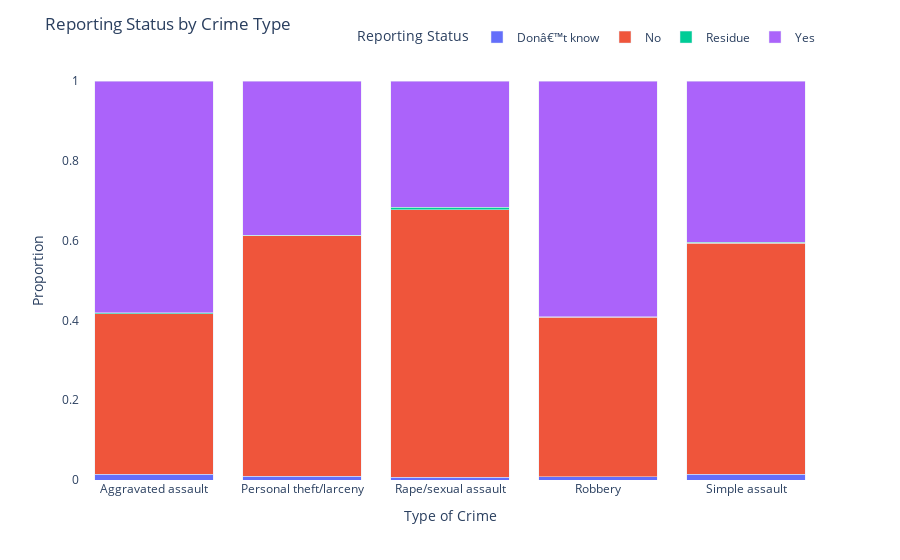
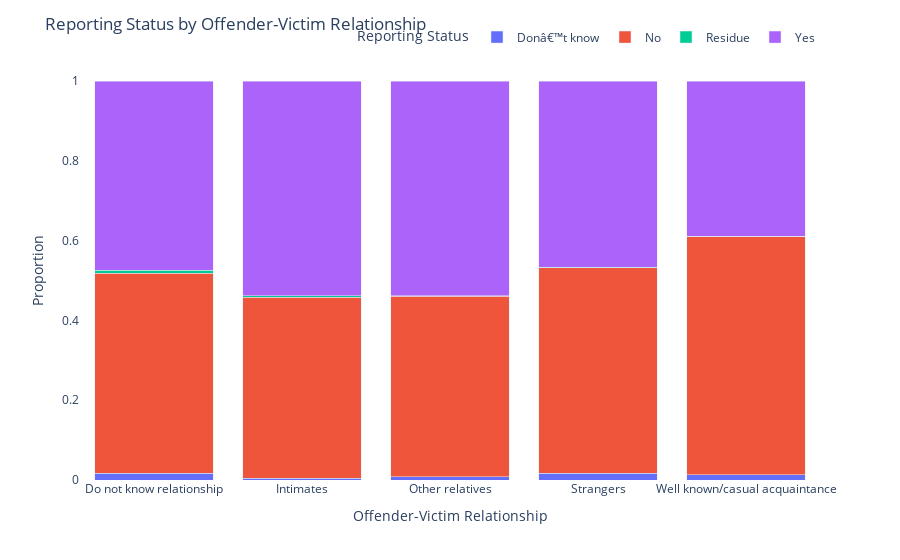

Notebook source saved alongside these figures, in order:
### Markdown cell above
<h3> Q1:  Which type of non-fatal crime is the most under-reported? Is there an association between the offender-victim relationship and the likelihood of a crime being reported? (reported: ie, police notified at time of occurrence)

### Code cell
# Function to create and customize bar plot
def create_bar_plot(data, title, x_title, y_title):
    fig = px.bar(data, barmode='stack')

    fig.update_layout(
        title=title,
        xaxis_title=x_title,
        yaxis_title=y_title,
        legend_title="Reporting Status",
        legend=dict(
            orientation="h",
            yanchor="bottom",
            y=1.02,
            xanchor="right",
            x=1
        ),
        plot_bgcolor='white',  # Set plot background color to white
        bargap=0.2,  # Add gap between bars
        font=dict(size=12)  # Set font size for text
    )

    fig.show()

# 1. Which type of non-fatal crime is the most under-reported?
reported_by_crime_type = pers_vectimdf.groupby("type-of-crime")["reporting-to-police"].value_counts(normalize=True).unstack()
create_bar_plot(reported_by_crime_type, "Reporting Status by Crime Type", "Type of Crime", "Proportion")

# 2. Is there an association between the offender-victim relationship and the likelihood of a crime being reported?
reported_by_relationship = pers_vectimdf.groupby('victim-offender-relationship')['reporting-to-police'].value_counts(normalize=True).unstack()
create_bar_plot(reported_by_relationship, "Reporting Status by Offender-Victim Relationship", "Offender-Victim Relationship", "Proportion")

### Figure 1 — Plotly figure (JSON) as saved in the notebook; plotly's stock layout.template omitted (floating-point values rounded to 4 significant figures)
{"data": [{"alignmentgroup": "True", "hovertemplate": "reporting-to-police=Donâ€™t know<br>type-of-crime=%{x}<br>value=%{y}<extra></extra>", "legendgroup": "Donâ€™t know", "marker": {"color": "#636efa", "pattern": {"shape": ""}}, "name": "Donâ€™t know", "offsetgroup": "Donâ€™t know", "orientation": "v", "showlegend": true, "textposition": "auto", "type": "bar", "x": ["Aggravated assault", "Personal theft/larceny", "Rape/sexual assault", "Robbery", "Simple assault"], "xaxis": "x", "y": [0.01501, 0.009082, 0.006567, 0.008285, 0.01468], "yaxis": "y"}, {"alignmentgroup": "True", "hovertemplate": "reporting-to-police=No<br>type-of-crime=%{x}<br>value=%{y}<extra></extra>", "legendgroup": "No", "marker": {"color": "#EF553B", "pattern": {"shape": ""}}, "name": "No", "offsetgroup": "No", "orientation": "v", "showlegend": true, "textposition": "auto", "type": "bar", "x": ["Aggravated assault", "Personal theft/larceny", "Rape/sexual assault", "Robbery", "Simple assault"], "xaxis": "x", "y": [0.4022, 0.6028, 0.6701, 0.4, 0.5792], "yaxis": "y"}, {"alignmentgroup": "True", "hovertemplate": "reporting-to-police=Residue<br>type-of-crime=%{x}<br>value=%{y}<extra></extra>", "legendgroup": "Residue", "marker": {"color": "#00cc96", "pattern": {"shape": ""}}, "name": "Residue", "offsetgroup": "Residue", "orientation": "v", "showlegend": true, "textposition": "auto", "type": "bar", "x": ["Aggravated assault", "Personal theft/larceny", "Rape/sexual assault", "Robbery", "Simple assault"], "xaxis": "x", "y": [0.001429, 0.000956, 0.006567, 0.001163, 0.002431], "yaxis": "y"}, {"alignmentgroup": "True", "hovertemplate": "reporting-to-police=Yes<br>type-of-crime=%{x}<br>value=%{y}<extra></extra>", "legendgroup": "Yes", "marker": {"color": "#ab63fa", "pattern": {"shape": ""}}, "name": "Yes", "offsetgroup": "Yes", "orientation": "v", "showlegend": true, "textposition": "auto", "type": "bar", "x": ["Aggravated assault", "Personal theft/larceny", "Rape/sexual assault", "Robbery", "Simple assault"], "xaxis": "x", "y": [0.5813, 0.3872, 0.3167, 0.5906, 0.4037], "yaxis": "y"}], "layout": {"bargap": 0.2, "barmode": "stack", "font": {"size": 12}, "legend": {"orientation": "h", "title": {"text": "Reporting Status"}, "tracegroupgap": 0, "x": 1, "xanchor": "right", "y": 1.02, "yanchor": "bottom"}, "margin": {"t": 60}, "plot_bgcolor": "white", "title": {"text": "Reporting Status by Crime Type"}, "xaxis": {"anchor": "y", "domain": [0, 1], "title": {"text": "Type of Crime"}}, "yaxis": {"anchor": "x", "domain": [0, 1], "title": {"text": "Proportion"}}}}

### Figure 2 — Plotly figure (JSON) as saved in the notebook; plotly's stock layout.template omitted (floating-point values rounded to 4 significant figures)
{"data": [{"alignmentgroup": "True", "hovertemplate": "reporting-to-police=Donâ€™t know<br>victim-offender-relationship=%{x}<br>value=%{y}<extra></extra>", "legendgroup": "Donâ€™t know", "marker": {"color": "#636efa", "pattern": {"shape": ""}}, "name": "Donâ€™t know", "offsetgroup": "Donâ€™t know", "orientation": "v", "showlegend": true, "textposition": "auto", "type": "bar", "x": ["Do not know relationship", "Intimates", "Other relatives", "Strangers", "Well known/casual acquaintance"], "xaxis": "x", "y": [0.01639, 0.004875, 0.008205, 0.01671, 0.01272], "yaxis": "y"}, {"alignmentgroup": "True", "hovertemplate": "reporting-to-police=No<br>victim-offender-relationship=%{x}<br>value=%{y}<extra></extra>", "legendgroup": "No", "marker": {"color": "#EF553B", "pattern": {"shape": ""}}, "name": "No", "offsetgroup": "No", "orientation": "v", "showlegend": true, "textposition": "auto", "type": "bar", "x": ["Do not know relationship", "Intimates", "Other relatives", "Strangers", "Well known/casual acquaintance"], "xaxis": "x", "y": [0.5013, 0.4537, 0.4525, 0.5157, 0.598], "yaxis": "y"}, {"alignmentgroup": "True", "hovertemplate": "reporting-to-police=Residue<br>victim-offender-relationship=%{x}<br>value=%{y}<extra></extra>", "legendgroup": "Residue", "marker": {"color": "#00cc96", "pattern": {"shape": ""}}, "name": "Residue", "offsetgroup": "Residue", "orientation": "v", "showlegend": true, "textposition": "auto", "type": "bar", "x": ["Do not know relationship", "Intimates", "Other relatives", "Strangers", "Well known/casual acquaintance"], "xaxis": "x", "y": [0.008566, 0.003558, 0.0007459, 0.0002796, 0.000795], "yaxis": "y"}, {"alignmentgroup": "True", "hovertemplate": "reporting-to-police=Yes<br>victim-offender-relationship=%{x}<br>value=%{y}<extra></extra>", "legendgroup": "Yes", "marker": {"color": "#ab63fa", "pattern": {"shape": ""}}, "name": "Yes", "offsetgroup": "Yes", "orientation": "v", "showlegend": true, "textposition": "auto", "type": "bar", "x": ["Do not know relationship", "Intimates", "Other relatives", "Strangers", "Well known/casual acquaintance"], "xaxis": "x", "y": [0.4737, 0.5379, 0.5385, 0.4673, 0.3885], "yaxis": "y"}], "layout": {"bargap": 0.2, "barmode": "stack", "font": {"size": 12}, "legend": {"orientation": "h", "title": {"text": "Reporting Status"}, "tracegroupgap": 0, "x": 1, "xanchor": "right", "y": 1.02, "yanchor": "bottom"}, "margin": {"t": 60}, "plot_bgcolor": "white", "title": {"text": "Reporting Status by Offender-Victim Relationship"}, "xaxis": {"anchor": "y", "domain": [0, 1], "title": {"text": "Offender-Victim Relationship"}}, "yaxis": {"anchor": "x", "domain": [0, 1], "title": {"text": "Proportion"}}}}
